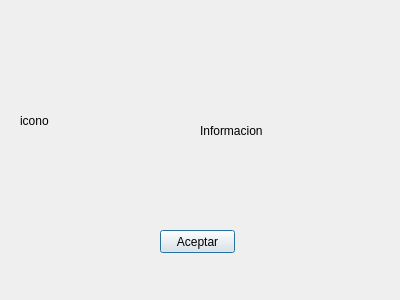
<?xml version="1.0" encoding="UTF-8"?>
<ui version="4.0">
 <class>VersionProgramaDialog</class>
 <widget class="QDialog" name="VersionProgramaDialog">
  <property name="geometry">
   <rect>
    <x>0</x>
    <y>0</y>
    <width>400</width>
    <height>300</height>
   </rect>
  </property>
  <property name="windowTitle">
   <string>Dialog</string>
  </property>
  <widget class="QLabel" name="iconLabel">
   <property name="geometry">
    <rect>
     <x>20</x>
     <y>40</y>
     <width>171</width>
     <height>161</height>
    </rect>
   </property>
   <property name="text">
    <string>icono</string>
   </property>
  </widget>
  <widget class="QLabel" name="informacionLabel">
   <property name="geometry">
    <rect>
     <x>200</x>
     <y>40</y>
     <width>181</width>
     <height>181</height>
    </rect>
   </property>
   <property name="text">
    <string>Informacion</string>
   </property>
  </widget>
  <widget class="QPushButton" name="aceptarPB">
   <property name="geometry">
    <rect>
     <x>160</x>
     <y>230</y>
     <width>75</width>
     <height>23</height>
    </rect>
   </property>
   <property name="text">
    <string>Aceptar</string>
   </property>
  </widget>
 </widget>
 <resources/>
 <connections/>
</ui>
